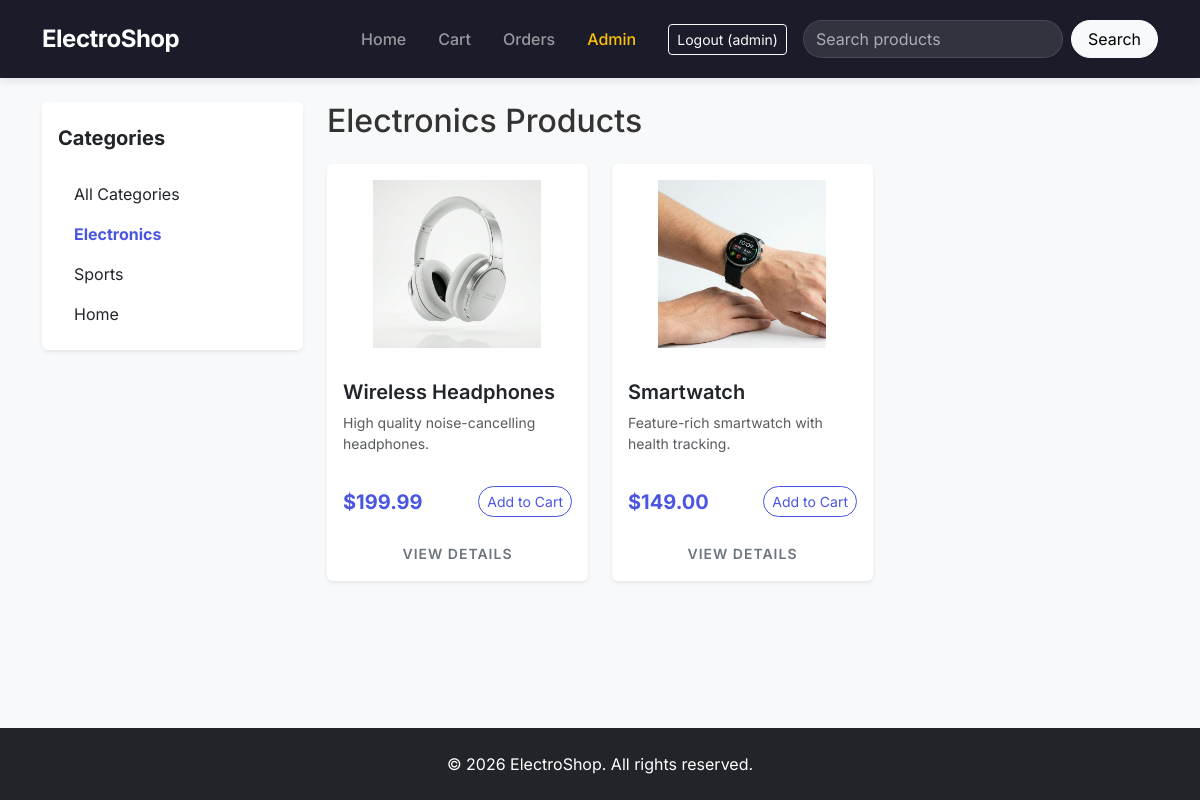
The page /?category=Electronics (signed in) on the database its author committed.
### models.py (models this page shows)
class User(UserMixin, db.Model):
    id = db.Column(db.Integer, primary_key=True)
    username = db.Column(db.String(150), unique=True, nullable=False)
    email = db.Column(db.String(150), unique=True, nullable=False)
    password = db.Column(db.String(256), nullable=False)
    is_admin = db.Column(db.Boolean, default=False)
    orders = db.relationship('Order', backref='customer', lazy=True)

class Product(db.Model):
    id = db.Column(db.Integer, primary_key=True)
    name = db.Column(db.String(150), nullable=False)
    description = db.Column(db.Text, nullable=False)
    price = db.Column(db.Float, nullable=False)
    image = db.Column(db.String(150), nullable=True, default='default.jpg')
    category = db.Column(db.String(100), nullable=True)

### app.py (the view)
@app.route('/')
def index():
    query = request.args.get('query')
    category = request.args.get('category')
    if query:
        products = Product.query.filter(Product.name.ilike(f'%{query}%')).all()
    elif category:
        products = Product.query.filter_by(category=category).all()
    else:
        products = Product.query.all()
    categories = [cat[0] for cat in db.session.query(Product.category).distinct() if cat[0]]
    return render_template('index.html', products=products, categories=categories, current_category=category)

### app.py (called while the page is built)
@login_manager.user_loader
def load_user(user_id):
    return db.session.get(User, int(user_id))

### templates/index.html
{% extends 'base.html' %}
{% block content %}
<div class="row">
    <div class="col-md-3 mb-4">
        <div class="card border-0 shadow-sm sticky-top" style="top: 80px;">
            <div class="card-header bg-white border-0 pt-4 pb-0">
                <h5 class="fw-bold">Categories</h5>
            </div>
            <div class="card-body">
                <ul class="list-group list-group-flush categories-list">
                    <a href="{{ url_for('index') }}" class="list-group-item list-group-item-action border-0 {% if not current_category %}fw-bold text-primary{% endif %}">All Categories</a>
                    {% for cat in categories %}
                    <a href="{{ url_for('index', category=cat) }}" class="list-group-item list-group-item-action border-0 {% if current_category == cat %}fw-bold text-primary{% endif %}">{{ cat }}</a>
                    {% endfor %}
                </ul>
            </div>
        </div>
    </div>
    <div class="col-md-9">
        <h2 class="mb-4">
            {% if current_category %}
                {{ current_category }} Products
            {% elif request.args.get('query') %}
                Search Results for "{{ request.args.get('query') }}"
            {% else %}
                Featured Products
            {% endif %}
        </h2>
        <div class="row row-cols-1 row-cols-md-2 row-cols-lg-3 g-4">
            {% for product in products %}
            <div class="col">
                <div class="card h-100 border-0 shadow-sm product-card">
                    <img src="{{ url_for('static', filename='images/' + product.image) }}" class="card-img-top p-3 product-image" alt="{{ product.name }}" onerror="this.src='https://via.placeholder.com/300?text=No+Image';">
                    <div class="card-body d-flex flex-column">
                        <h5 class="card-title fw-semibold">{{ product.name }}</h5>
                        <p class="card-text text-muted small flex-grow-1">{{ product.description|truncate(80) }}</p>
                        <div class="d-flex justify-content-between align-items-center mt-3">
                            <span class="fs-5 fw-bold text-primary">${{ "%.2f"|format(product.price) }}</span>
                            <form action="{{ url_for('add_to_cart', id=product.id) }}" method="POST">
                                <button type="submit" class="btn btn-outline-primary btn-sm rounded-pill btn-hover-grow">Add to Cart</button>
                            </form>
                        </div>
                    </div>
                    <div class="card-footer bg-transparent border-0 text-center pb-3">
                        <a href="{{ url_for('product_detail', id=product.id) }}" class="text-decoration-none text-secondary small text-uppercase fw-semibold view-details">View Details</a>
                    </div>
                </div>
            </div>
            {% else %}
            <div class="col-12 text-center py-5">
                <p class="lead text-muted">No products found.</p>
            </div>
            {% endfor %}
        </div>
    </div>
</div>
{% endblock %}

### templates/base.html (shortened to what this page needs)
<!DOCTYPE html>
<html lang="en">
<head>
    <link href="https://cdn.jsdelivr.net/npm/bootstrap@5.3.0/dist/css/bootstrap.min.css" rel="stylesheet">
    <link rel="stylesheet" href="{{ url_for('static', filename='css/style.css') }}">
</head>
<body>
<nav class="navbar navbar-expand-lg navbar-dark navbar-custom">
  <div class="container">
    <a class="navbar-brand fw-bold" href="{{ url_for('index') }}">ElectroShop</a>
    <div class="collapse navbar-collapse" id="navbarNav">
      <ul class="navbar-nav ms-auto align-items-center">
        <li class="nav-item">
          <a class="nav-link" href="{{ url_for('index') }}">Home</a>
        </li>
        <li class="nav-item">
          <a class="nav-link position-relative" href="{{ url_for('view_cart') }}">
            Cart
          </a>
        </li>
        {% if current_user.is_authenticated %}
            <li class="nav-item">
              <a class="nav-link" href="{{ url_for('orders') }}">Orders</a>
            </li>
            {% if current_user.is_admin %}
            <li class="nav-item">
              <a class="nav-link text-warning" href="{{ url_for('admin_products') }}">Admin</a>
            </li>
            {% endif %}
            <li class="nav-item ms-lg-3">
              <a class="btn btn-outline-light btn-sm" href="{{ url_for('logout') }}">Logout ({{ current_user.username }})</a>
            </li>
        {% endif %}
      </ul>
      <form class="d-flex ms-3" action="{{ url_for('index') }}" method="GET">
        <input class="form-control me-2 rounded-pill search-input" type="search" name="query" placeholder="Search products" aria-label="Search">
        <button class="btn btn-light rounded-pill px-3" type="submit">Search</button>
      </form>
    </div>
  </div>
</nav>
<div class="container main-content mt-4 mb-5">
    {% block content %}{% endblock %}
</div>
<footer class="footer bg-dark text-white text-center py-4 mt-auto">
  <div class="container">
    <p class="mb-0">&copy; 2026 ElectroShop. All rights reserved.</p>
  </div>
</footer>
</body>
</html>

### static/css/style.css (style rules this page uses)
body { font-family: 'Inter', sans-serif; background-color: #f8f9fa; color: #333; display: flex; flex-direction: column; min-height: 100vh; }
.text-primary { color: #4A56E2 !important; }
.btn-outline-primary { color: #4A56E2; border-color: #4A56E2; }
.navbar-custom { background-color: #1A1C29 !important; box-shadow: 0 2px 10px rgba(0,0,0,0.1); padding-top: 1rem; padding-bottom: 1rem; }
.navbar-brand { font-size: 1.5rem; letter-spacing: -0.5px; }
.nav-link { font-weight: 500; transition: color 0.3s ease; padding: 0.5rem 1rem !important; }
.search-input { min-width: 250px; background-color: rgba(255,255,255,0.1); border: 1px solid rgba(255,255,255,0.2) !important; color: white; }
.search-input::placeholder { color: rgba(255,255,255,0.6); }
.product-card { transition: transform 0.3s ease, box-shadow 0.3s ease; overflow: hidden; }
.product-image { height: 200px; object-fit: contain; mix-blend-mode: multiply; transition: transform 0.5s ease; }
.btn { transition: all 0.3s ease; }
.view-details { letter-spacing: 1px; transition: color 0.2s; }
.categories-list .list-group-item { transition: background-color 0.2s, padding-left 0.2s; }
.sticky-top { z-index: 1020; }

### rows shown on the page
User: username "admin"
Product: image (picture), name "Wireless Headphones", description "High quality noise-cancelling headphones.", price "199.99"
Product: image (picture), name "Smartwatch", description "Feature-rich smartwatch with health tracking.", price "149.00"

### other values the page prints
{{ cat }} "Electronics" "Sports" "Home"
{{ current_category }} "Electronics"
